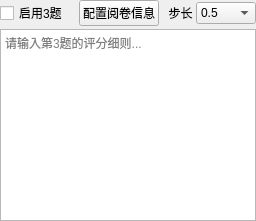
          <widget class="QWidget" name="tab_question3">
           <attribute name="title">
            <string>题目3</string>
           </attribute>
           <layout class="QVBoxLayout" name="verticalLayout_q3">
            <property name="spacing">
             <number>3</number>
            </property>
            <property name="leftMargin">
             <number>0</number>
            </property>
            <property name="topMargin">
             <number>0</number>
            </property>
            <property name="rightMargin">
             <number>0</number>
            </property>
            <property name="bottomMargin">
             <number>0</number>
            </property>
            <item>
             <layout class="QHBoxLayout" name="horizontalLayout_q3_header">
              <item>
               <widget class="QCheckBox" name="enableQuestion3">
                <property name="text">
                 <string>启用3题</string>
                </property>
               </widget>
              </item>
              <item>
               <widget class="QPushButton" name="configQuestion3">
                <property name="text">
                 <string>配置阅卷信息</string>
                </property>
               </widget>
              </item>
              <item>
               <widget class="QLabel" name="label_step3">
                <property name="sizePolicy">
                 <sizepolicy hsizetype="Fixed" vsizetype="Preferred">
                  <horstretch>0</horstretch>
                  <verstretch>0</verstretch>
                 </sizepolicy>
                </property>
                <property name="text">
                 <string>  步长</string>
                </property>
               </widget>
              </item>
              <item>
               <widget class="QComboBox" name="score_rounding_step_3">
                <property name="sizePolicy">
                 <sizepolicy hsizetype="Fixed" vsizetype="Fixed">
                  <horstretch>0</horstretch>
                  <verstretch>0</verstretch>
                 </sizepolicy>
                </property>
                <property name="minimumSize">
                 <size>
                  <width>60</width>
                  <height>0</height>
                 </size>
                </property>
                <item>
                 <property name="text">
                  <string>0.5</string>
                 </property>
                </item>
                <item>
                 <property name="text">
                  <string>1</string>
                 </property>
                </item>
               </widget>
              </item>
             </layout>
            </item>
            <item>
             <widget class="QPlainTextEdit" name="StandardAnswer_text_3">
              <property name="placeholderText">
               <string>请输入第3题的评分细则...</string>
              </property>
             </widget>
            </item>
           </layout>
          </widget>
